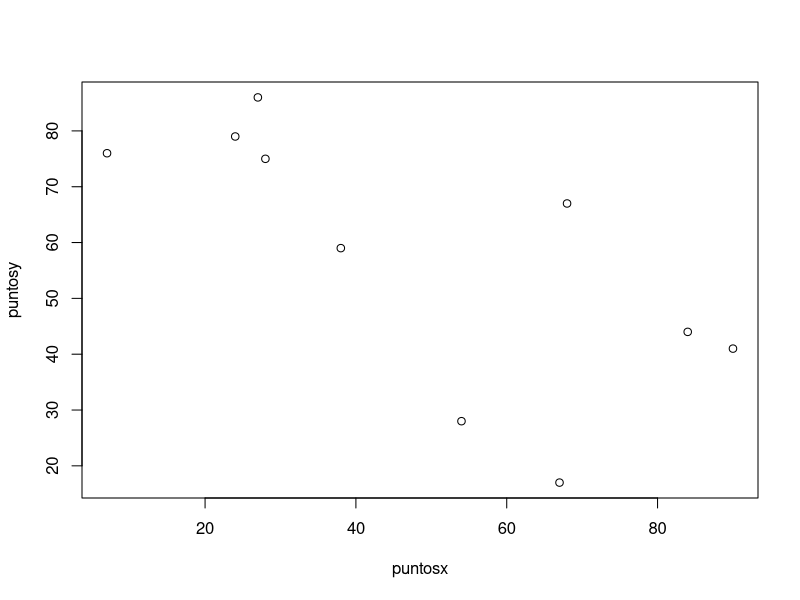
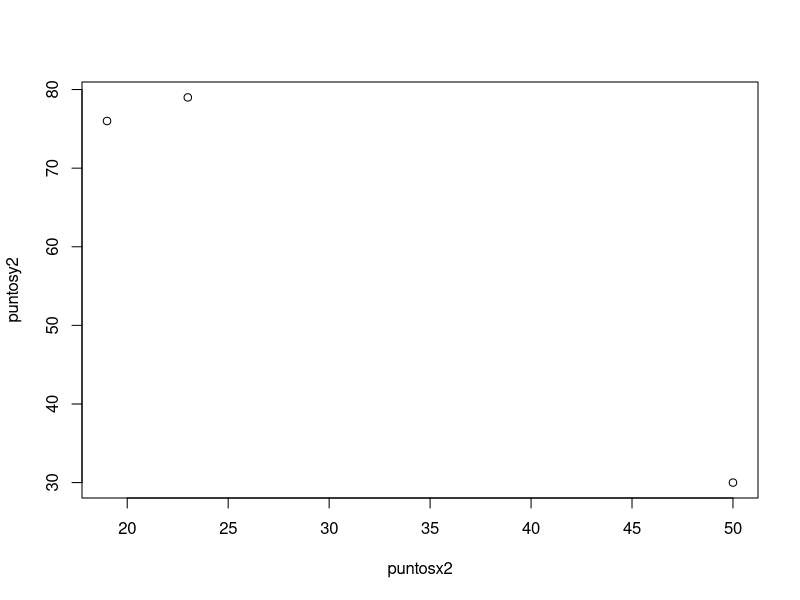

R code for these plots, in order:
Ter <- scan(file="Ins0.txt",sep="",what=integer(),nlines=10)

Est<-scan(file="Ins0.txt",sep="",what=integer(),skip=11,nlines=3)

Terminales<-matrix(Ter,nrow=10,ncol=4,byrow = TRUE)
Estaciones<-matrix(Est,nrow=3,ncol=4,byrow = TRUE)
puntosx=c()
puntosy=c()
puntosx2=c()
puntosy2=c()
for(i in 1:10){
  puntosx=c(puntosx,Terminales[i,3])
  puntosy=c(puntosy,Terminales[i,4])
}
for(i in 1:3){
  puntosx2=c(puntosx2,Estaciones[i,3])
  puntosy2=c(puntosy2,Estaciones[i,4])
}
plot(x=puntosx,y=puntosy,"p")
plot(x=puntosx2,y=puntosy2,"p")